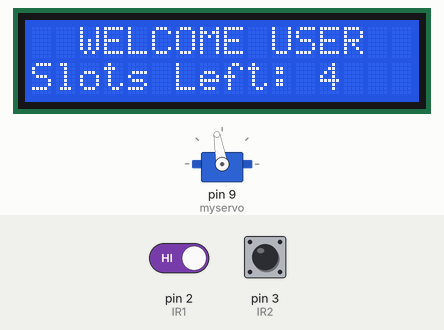
Recording of a sketch running on a simulated Arduino Uno, built with avr-gcc and run on an emulated ATmega328P. Shown: 16×2 character LCD, servo. Inputs (shaded band) come from the test bench; at power-on: pin 2 (IR1) HIGH, pin 3 (IR2) HIGH. What the sketch prints to the serial monitor is not drawn.

Above: at 3.8 s.
3.9 s: pin 2 (IR1) driven LOW
At 5.6 s:
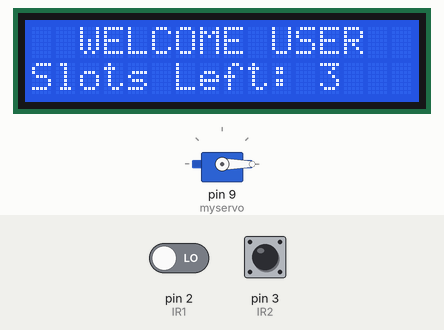
6.5 s: pin 2 (IR1) driven HIGH
At 7.1 s:
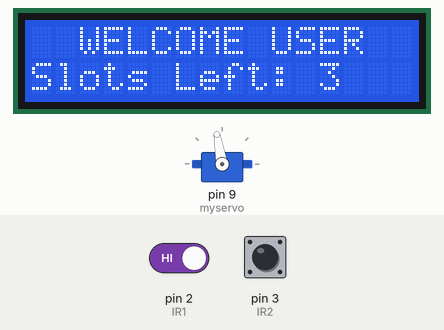
9.5 s: pin 3 (IR2) driven LOW
At 11.5 s:
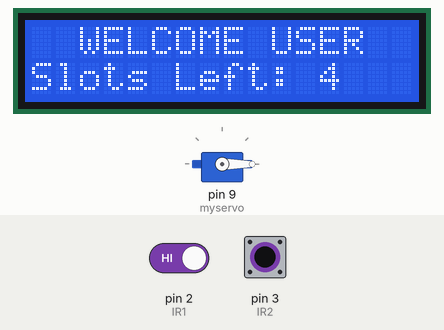
12.2 s: pin 3 (IR2) driven HIGH
At 12.9 s:
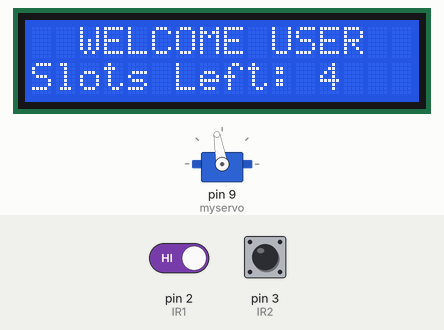
13.8 s: pin 3 (IR2) driven LOW
At 15.2 s:
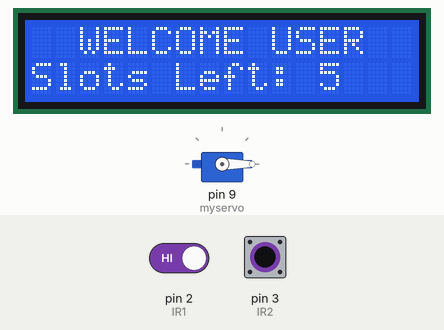
16.4 s: pin 3 (IR2) pulsed HIGH 2 times (0.12 s each, 0.3 s apart)
At 18.0 s:
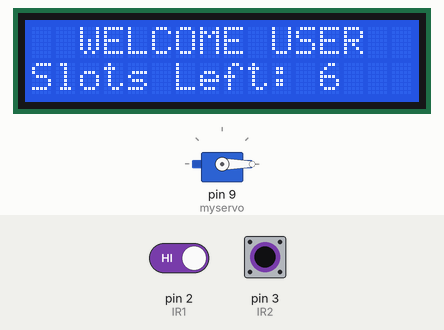
Timing chart, 0 to 19.5 s (numbered marks = the images above; inputs shaded):
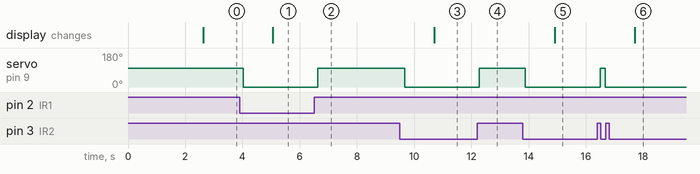

The sketch:

Parkingcode.ino
```cpp
#include <Wire.h>
#include <LiquidCrystal_I2C.h>
#include <Servo.h>

LiquidCrystal_I2C lcd(0x27, 16, 2);  // LCD address
Servo myservo;

// IR Sensor Pins
int IR1 = 2;   // Entry sensor
int IR2 = 3;   // Exit sensor

int Slot = 4;  // Total parking slots

bool entryDetected = false;
bool exitDetected = false;

void setup() {

  Serial.begin(9600);

  lcd.init();
  lcd.backlight();

  pinMode(IR1, INPUT);
  pinMode(IR2, INPUT);

  myservo.attach(9);
  myservo.write(100); // gate closed (100° position)

  // Startup screen
  lcd.clear();
  lcd.setCursor(0,0);
  lcd.print(" ARDUINO PARKING ");
  lcd.setCursor(0,1);
  lcd.print("     SYSTEM      ");
  delay(2500);
  lcd.clear();
}

void loop() {

  int inSensor = digitalRead(IR1);   // 0 when object detected
  int outSensor = digitalRead(IR2);  // 0 when object detected

  Serial.print("IR1 = ");
  Serial.print(inSensor);
  Serial.print("   IR2 = ");
  Serial.println(outSensor);

  // ENTRY LOGIC
  if (inSensor == LOW && !entryDetected) {
    entryDetected = true;

    if (Slot > 0) {
      myservo.write(0);  // open gate
      Slot--;
      delay(1000);
    } else {
      lcd.clear();
      lcd.setCursor(0,0);
      lcd.print("  PARKING FULL ");
      lcd.setCursor(0,1);
      lcd.print("    SORRY :(    ");
      delay(2000);
      lcd.clear();
    }
  }

  // EXIT LOGIC
  if (outSensor == LOW && !exitDetected) {
    exitDetected = true;

    myservo.write(0);  // open gate
    Slot++;
    delay(1000);
  }

  // RESET & CLOSE GATE
  if (inSensor == HIGH && outSensor == HIGH) {
    entryDetected = false;
    exitDetected = false;
    myservo.write(100); // close gate
  }

  // LCD DISPLAY
  lcd.setCursor(0,0);
  lcd.print("  WELCOME USER  ");

  lcd.setCursor(0,1);
  lcd.print("Slots Left: ");
  lcd.print(Slot);

  delay(150);
}
```

Measured:
- after the input at 3.9 s, servo on pin 9 (myservo): 100° → 0° after 0.13 s; the display: changes after 1.2 s (image 1)
- after the input at 6.5 s, servo on pin 9 (myservo): 0° → 100° after 0.14 s
- after the input at 9.5 s, servo on pin 9 (myservo): 100° → 0° after 0.18 s; the display: changes after 1.2 s (image 3)
- after the input at 12.2 s, servo on pin 9 (myservo): 0° → 100° after 0.08 s
- after the input at 13.8 s, servo on pin 9 (myservo): 100° → 0° after 0.09 s; the display: changes after 1.1 s (image 5)
- after the input at 16.4 s, servo on pin 9 (myservo): 0° → 100° after 0.10 s, → 0° 0.18 s later; the display: changes after 1.3 s (image 6)
